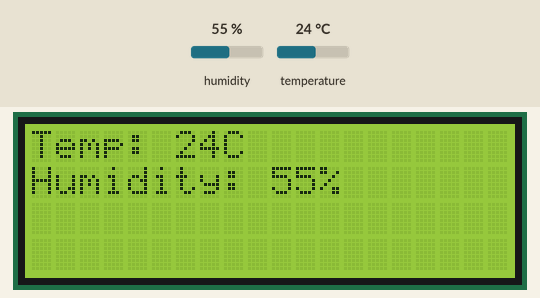
Recording of a program running on a simulated Raspberry Pi (BCM pin numbers). Parts: 20×4 character LCD. Inputs (shaded band) come from the test bench; at power-on: humidity 55 %, temperature 24 °C.

Above: at 1.2 s.
1.3 s: humidity set to 22 %
At 4.0 s:
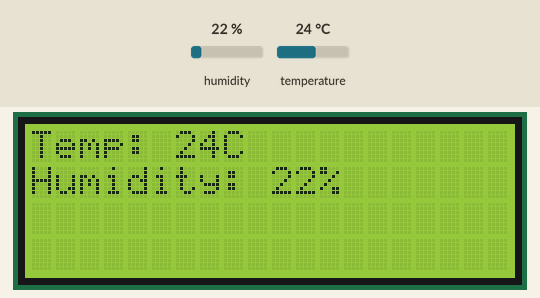
4.4 s: temperature set to 12 °C
At 5.7 s:
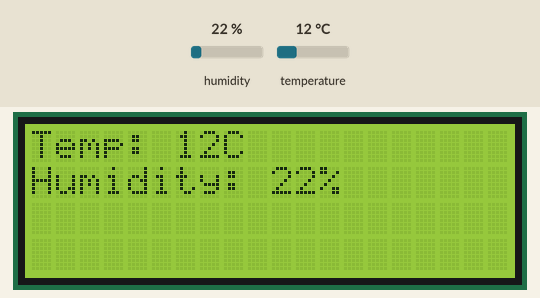
7.5 s: humidity set to 40 %
At 10.1 s:
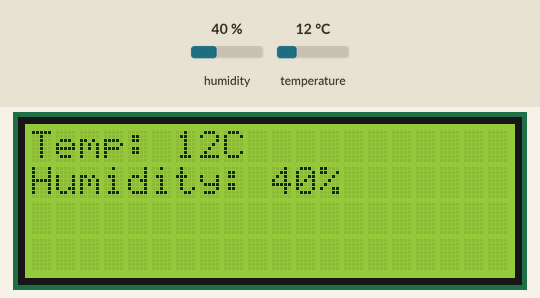
11.0 s: temperature set to 19 °C
At 11.81 s:
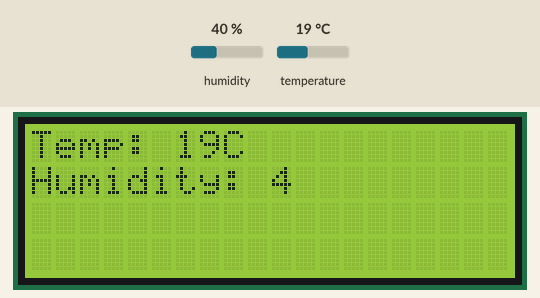
Timing chart, 0 to 14.0 s (numbered marks = the images above; inputs shaded):
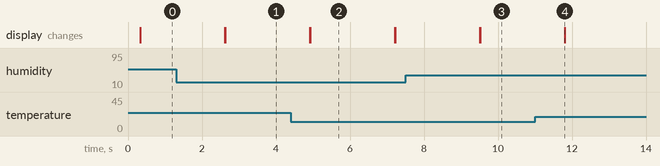

Measured:
- after the input at 1.3 s, the display: first changes after 1.3 s (image 1 shows a later state)
- after the input at 4.4 s, the display: first changes after 0.52 s (image 2 shows a later state)
- after the input at 7.5 s, the display: first changes after 2.0 s (image 3 shows a later state)
- after the input at 11.0 s, the display: changes after 0.81 s (image 4)
- what the display in image 2 shows lasts 2.3 s, from 4.9 s to 7.2 s

The program:

python_script.py
```python
import time
import board
import adafruit_dht
from RPLCD.i2c import CharLCD

# Setup
lcd = CharLCD('PCF8574', 0x27)  # Replace 0x27 with your I2C address
sensor = adafruit_dht.DHT11(board.D4)

while True:
    try:
        temp = sensor.temperature
        humidity = sensor.humidity

        lcd.clear()
        lcd.write_string(f"Temp: {temp}C")
        lcd.crlf()
        lcd.write_string(f"Humidity: {humidity}%")

        time.sleep(2)

    except RuntimeError as e:
        print(f"Reading error: {e.args[0]}")
        time.sleep(5)
```
